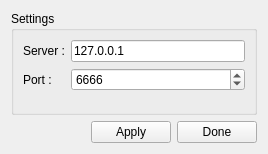
<?xml version="1.0" encoding="UTF-8"?>
<ui version="4.0">
 <class>QGBSettings</class>
 <widget class="QWidget" name="QGBSettings">
  <property name="geometry">
   <rect>
    <x>0</x>
    <y>0</y>
    <width>268</width>
    <height>154</height>
   </rect>
  </property>
  <property name="windowTitle">
   <string>Settings of QGoldenBook</string>
  </property>
  <property name="locale">
   <locale language="English" country="UnitedStates"/>
  </property>
  <layout class="QGridLayout" name="gridLayout">
   <item row="1" column="1">
    <widget class="QPushButton" name="applyButton">
     <property name="text">
      <string>Apply</string>
     </property>
    </widget>
   </item>
   <item row="1" column="2">
    <widget class="QPushButton" name="doneButton">
     <property name="text">
      <string>Done</string>
     </property>
    </widget>
   </item>
   <item row="0" column="0" colspan="3">
    <widget class="QGroupBox" name="contents">
     <property name="title">
      <string>Settings</string>
     </property>
     <layout class="QFormLayout" name="formLayout">
      <item row="0" column="0">
       <widget class="QLabel" name="serverLabel">
        <property name="text">
         <string>Server :</string>
        </property>
       </widget>
      </item>
      <item row="0" column="1">
       <widget class="QLineEdit" name="serverEdit">
        <property name="inputMask">
         <string notr="true"/>
        </property>
        <property name="text">
         <string>127.0.0.1</string>
        </property>
       </widget>
      </item>
      <item row="1" column="0">
       <widget class="QLabel" name="portLabel">
        <property name="text">
         <string>Port :</string>
        </property>
       </widget>
      </item>
      <item row="1" column="1">
       <widget class="QSpinBox" name="portEdit">
        <property name="minimum">
         <number>6000</number>
        </property>
        <property name="maximum">
         <number>30000</number>
        </property>
        <property name="value">
         <number>6666</number>
        </property>
       </widget>
      </item>
     </layout>
    </widget>
   </item>
   <item row="1" column="0">
    <spacer name="horizontalSpacer">
     <property name="orientation">
      <enum>Qt::Horizontal</enum>
     </property>
     <property name="sizeHint" stdset="0">
      <size>
       <width>40</width>
       <height>20</height>
      </size>
     </property>
    </spacer>
   </item>
  </layout>
 </widget>
 <resources/>
 <connections/>
</ui>
